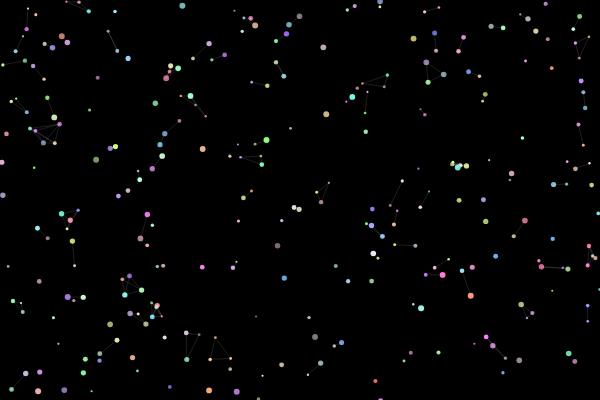
Frame 1 (no input)
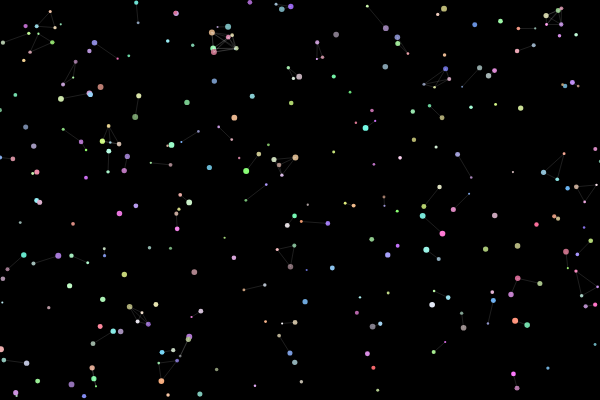
Frame 60 (no input)
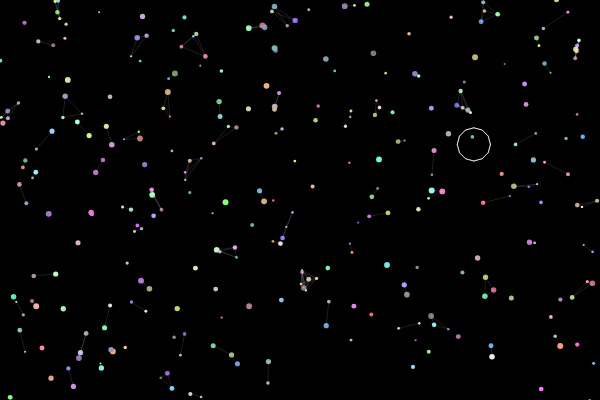
Frame 120 (the mouse pressed at the canvas centre since frame 60)

The p5.js sketch that drew these frames (run headless with seeded random() and noise() and a simulated clock; from frame 60 on, the mouse is pressed at the canvas centre):

// p5.js sketch
// ── sketch.js
let pixels = [];
let lattices = [];
let gridSize = 20;
let grid = [];

class Pixel {
  constructor(x, y) {
    this.x = x;
    this.y = y;
    this.size = random(2, 6);
    this.color = color(random(100, 255), random(100, 255), random(100, 255));
    this.vx = random(-1, 1);
    this.vy = random(-1, 1);
    this.life = random(100, 300);
  }

  update() {
    this.x += this.vx;
    this.y += this.vy;
    this.life--;
    if (this.x < 0 || this.x > width) this.vx *= -1;
    if (this.y < 0 || this.y > height) this.vy *= -1;
  }

  display() {
    fill(this.color);
    noStroke();
    ellipse(this.x, this.y, this.size);
  }
}

class Lattice {
  constructor(x, y) {
    this.x = x;
    this.y = y;
    this.pulse = 0;
    this.active = true;
    this.size = random(30, 60);
    this.points = [];
    this.generatePoints();
  }

  generatePoints() {
    const numPoints = 12;
    for (let i = 0; i < numPoints; i++) {
      const angle = map(i, 0, numPoints, 0, TWO_PI);
      const radius = this.size * 0.5;
      const px = this.x + cos(angle) * radius;
      const py = this.y + sin(angle) * radius;
      this.points.push({ x: px, y: py });
    }
  }

  update() {
    this.pulse += 0.05;
    if (this.pulse > TWO_PI) {
      this.active = false;
    }
  }

  display() {
    const scale = 1 + sin(this.pulse) * 0.5;
    stroke(255, 200);
    noFill();
    beginShape();
    for (let i = 0; i < this.points.length; i++) {
      const point = this.points[i];
      const px = point.x;
      const py = point.y;
      vertex(px, py);
    }
    endShape(CLOSE);

    // Connect points with lines
    stroke(255, 100);
    for (let i = 0; i < this.points.length; i++) {
      const a = this.points[i];
      const b = this.points[(i + 1) % this.points.length];
      line(a.x, a.y, b.x, b.y);
    }
  }
}

function setup() {
  createCanvas(600, 400);
  pixelDensity(1);

  // Initialize pixels
  for (let i = 0; i < 300; i++) {
    pixels.push(new Pixel(random(width), random(height)));
  }

  // Initialize grid
  const cols = ceil(width / gridSize);
  const rows = ceil(height / gridSize);
  grid = new Array(cols);
  for (let x = 0; x < cols; x++) {
    grid[x] = new Array(rows).fill(0);
  }
}

function draw() {
  background(0);

  // Update and display pixels
  for (let i = 0; i < pixels.length; i++) {
    pixels[i].update();
    pixels[i].display();
  }

  // Create lattices occasionally
  if (frameCount % 120 === 0 && lattices.length < 5) {
    const x = random(100, width - 100);
    const y = random(100, height - 100);
    lattices.push(new Lattice(x, y));
  }

  // Update and display lattices
  for (let i = lattices.length - 1; i >= 0; i--) {
    lattices[i].update();
    lattices[i].display();

    if (!lattices[i].active) {
      lattices.splice(i, 1);
    }
  }

  // Simple grid-based spatial hashing for pixel interactions
  const cellSize = 30;
  for (let x = 0; x < width; x += cellSize) {
    for (let y = 0; y < height; y += cellSize) {
      const cellPixels = [];
      for (let i = 0; i < pixels.length; i++) {
        const p = pixels[i];
        if (p.x >= x && p.x < x + cellSize && p.y >= y && p.y < y + cellSize) {
          cellPixels.push(p);
        }
      }

      // Connect nearby pixels
      for (let a = 0; a < cellPixels.length; a++) {
        for (let b = a + 1; b < cellPixels.length; b++) {
          const p1 = cellPixels[a];
          const p2 = cellPixels[b];
          const d = dist(p1.x, p1.y, p2.x, p2.y);
          if (d < 30) {
            stroke(255, 30);
            line(p1.x, p1.y, p2.x, p2.y);
          }
        }
      }
    }
  }
}
